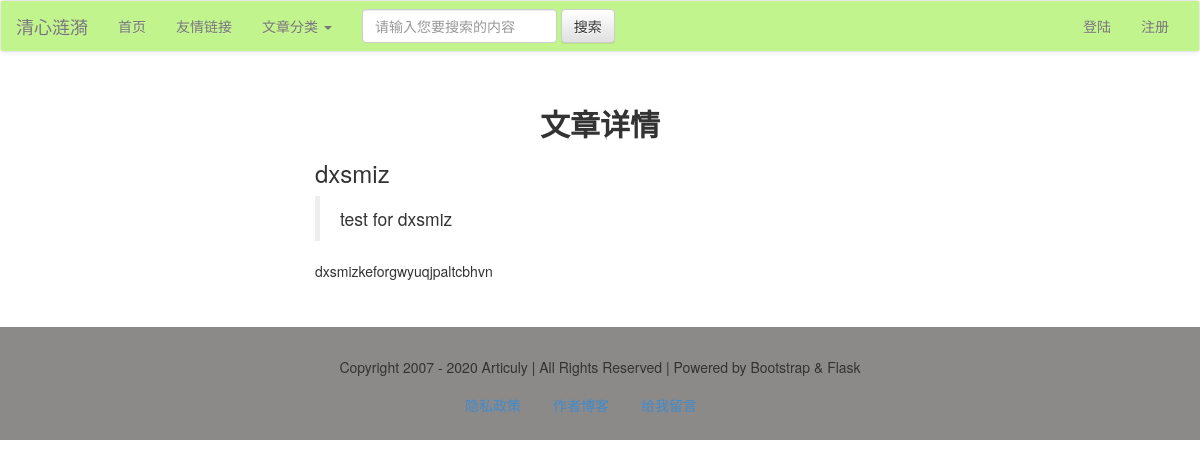
Before: /article/view/1 with the older database file.
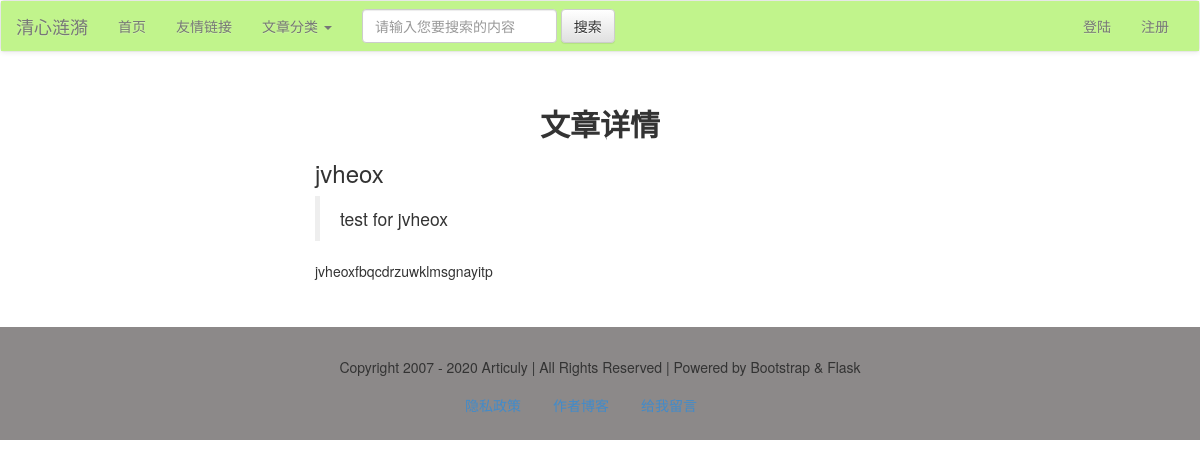
After: the same page with the newer database file.
### models.py (models this page shows)
class Article(db.Model):
    id = db.Column(db.Integer, primary_key=True)
    title = db.Column(db.String)
    intro = db.Column(db.String)
    author = db.Column(db.String)
    content = db.Column(db.Text)
    pubdate = db.Column(db.DateTime, default=datetime.now)
    cate_id = db.Column(db.Integer, db.ForeignKey('category.cate_id'))

### views/articles.py (the view)
@article_app.route('/view/<int:article_id>')
def view(article_id):
    article = Article.query.get(article_id)
    if not article:
        return redirect(url_for('article_app.list'))
    return render_template('article/detail.html', article=article)

### app.py (called while the page is built)
@app.context_processor
def account():
    username = session.get('user')
    return {'username': username}

@app.context_processor
def getCateList():
    cates = Category.query.all()
    return {'cates': cates}

### templates/article/detail.html (shortened to what this page needs)
{% extends'base.html' %}
{% block content %}
    <div class="container-fluid">
        <div class="row">
            <div class="main col-lg-6 col-lg-offset-3 col-md-8 col-md-offset-2 col-sm-10 col-sm-offset-1 col-xs-12">
                <h2 class="text-center"><b>文章详情</b></h2>
                <article class="content">
                    <h3>{{ article.title }}</h3>
                    <div class="body">
                        <blockquote>
                            {{ article.intro }}
                        </blockquote>
                        {{ article.content |safe }}
                    </div>
                </article>
            </div>
        </div>
    </div>
{% endblock %}

Changed rows visible on the page:
changed Article: title "dxsmiz" → "jvheox"; intro "test for dxsmiz" → "test for jvheox"; content "dxsmizkeforgwyuqjpaltcbhvn" → "jvheoxfbqcdrzuwklmsgnayitp"
